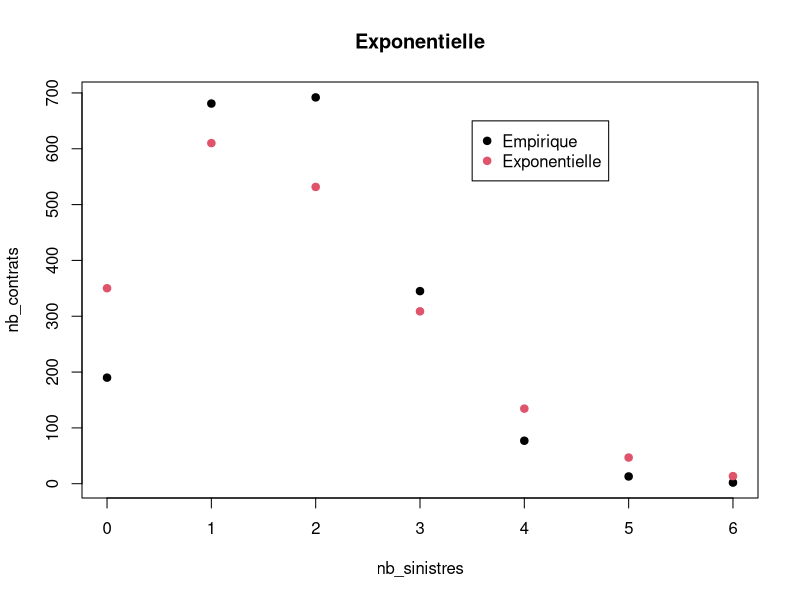
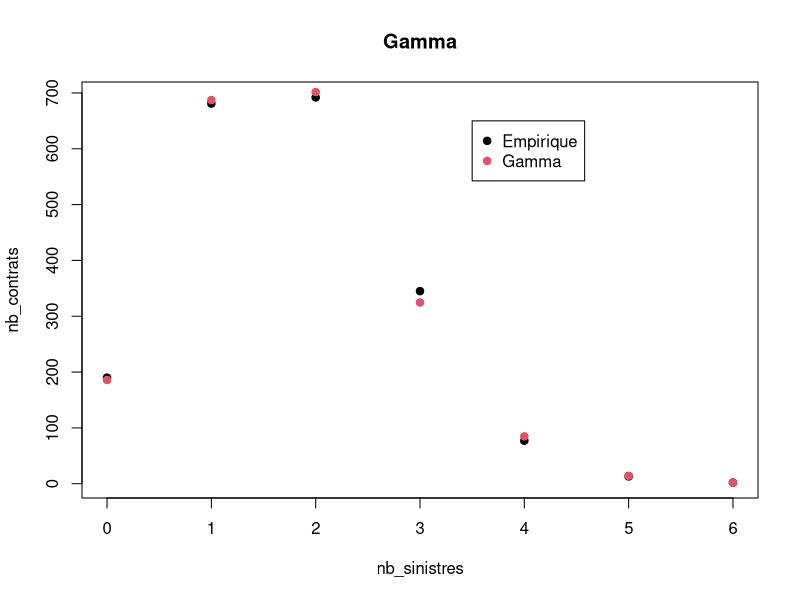

The R source for these figures, in order:
nb_sinistres <- 0:6
nb_contrats <- c(190, 681, 692, 345, 77, 13, 2)

x <- rep(nb_sinistres, nb_contrats)

# H1 ----------------------------------------------------------------------

param_poisson <- mean(x)

logvrais_poisson <- sum(log(dpois(x, param_poisson)))

plot(nb_sinistres, nb_contrats, main = "Exponentielle", pch = 19)
points(nb_sinistres, sum(nb_contrats) * dpois(nb_sinistres, param_poisson), pch = 19, col = 2)
legend(3.5, 650, c("Empirique", "Exponentielle"), pch = c(19, 19), col = 1:2)

# H2 ----------------------------------------------------------------------

dNt <- function(k, t, alpha_beta) {
  pgamma(t, k * alpha_beta[1], alpha_beta[2]) - pgamma(t, (k + 1) * alpha_beta[1], alpha_beta[2])
}

neglogvrais <- function(alpha_beta) {
  -sum(nb_contrats * log( dNt(nb_sinistres, 1, alpha_beta)) )
}

params_alpha_beta <- constrOptim(c(1, 1), neglogvrais, NULL, diag(2), c(0, 0))

params_alpha_beta$par
logvrais_gamma <- -params_alpha_beta$value
pdf_gamma <- dNt(0:6, 1, params_alpha_beta$par)

plot(nb_sinistres, nb_contrats, main = "Gamma", pch = 19)
points(nb_sinistres, sum(nb_contrats) * pdf_gamma, pch = 19, col = 2)
legend(3.5, 650, c("Empirique", "Gamma"), pch = c(19, 19), col = 1:2)

# c) ----------------------------------------------------------------------

R <- 2 * (logvrais_gamma - logvrais_poisson  )
qchisq(0.95, 1)
